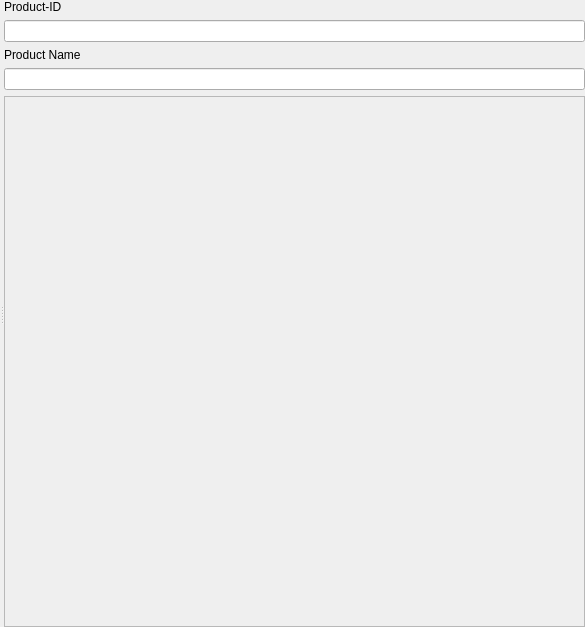
<?xml version="1.0" encoding="UTF-8"?>
<ui version="4.0">
 <class>CProductLicensingInfoGuiComp</class>
 <widget class="QWidget" name="CProductLicensingInfoGuiComp">
  <property name="geometry">
   <rect>
    <x>0</x>
    <y>0</y>
    <width>585</width>
    <height>627</height>
   </rect>
  </property>
  <property name="windowTitle">
   <string>Product Licensing</string>
  </property>
  <layout class="QHBoxLayout" name="horizontalLayout">
   <property name="spacing">
    <number>0</number>
   </property>
   <property name="leftMargin">
    <number>0</number>
   </property>
   <property name="topMargin">
    <number>0</number>
   </property>
   <property name="rightMargin">
    <number>0</number>
   </property>
   <property name="bottomMargin">
    <number>0</number>
   </property>
   <item>
    <widget class="QSplitter" name="splitter">
     <property name="orientation">
      <enum>Qt::Horizontal</enum>
     </property>
     <widget class="QWidget" name="Licenses" native="true">
      <property name="sizePolicy">
       <sizepolicy hsizetype="Expanding" vsizetype="Preferred">
        <horstretch>0</horstretch>
        <verstretch>0</verstretch>
       </sizepolicy>
      </property>
      <layout class="QVBoxLayout" name="verticalLayout">
       <property name="spacing">
        <number>0</number>
       </property>
       <property name="leftMargin">
        <number>0</number>
       </property>
       <property name="topMargin">
        <number>0</number>
       </property>
       <property name="rightMargin">
        <number>0</number>
       </property>
       <property name="bottomMargin">
        <number>0</number>
       </property>
      </layout>
     </widget>
     <widget class="QWidget" name="RightPanel" native="true">
      <property name="sizePolicy">
       <sizepolicy hsizetype="Expanding" vsizetype="Preferred">
        <horstretch>0</horstretch>
        <verstretch>0</verstretch>
       </sizepolicy>
      </property>
      <layout class="QVBoxLayout" name="verticalLayout_2">
       <property name="leftMargin">
        <number>0</number>
       </property>
       <property name="topMargin">
        <number>0</number>
       </property>
       <property name="rightMargin">
        <number>0</number>
       </property>
       <property name="bottomMargin">
        <number>0</number>
       </property>
       <item>
        <widget class="QLabel" name="label_2">
         <property name="sizePolicy">
          <sizepolicy hsizetype="Preferred" vsizetype="Maximum">
           <horstretch>0</horstretch>
           <verstretch>0</verstretch>
          </sizepolicy>
         </property>
         <property name="text">
          <string>Product-ID</string>
         </property>
        </widget>
       </item>
       <item>
        <widget class="QLineEdit" name="ProductIdEdit">
         <property name="sizePolicy">
          <sizepolicy hsizetype="Expanding" vsizetype="Maximum">
           <horstretch>0</horstretch>
           <verstretch>0</verstretch>
          </sizepolicy>
         </property>
        </widget>
       </item>
       <item>
        <widget class="QLabel" name="label">
         <property name="sizePolicy">
          <sizepolicy hsizetype="Preferred" vsizetype="Maximum">
           <horstretch>0</horstretch>
           <verstretch>0</verstretch>
          </sizepolicy>
         </property>
         <property name="text">
          <string>Product Name</string>
         </property>
        </widget>
       </item>
       <item>
        <widget class="QLineEdit" name="ProductNameEdit"/>
       </item>
       <item>
        <widget class="QFrame" name="Features">
         <property name="frameShape">
          <enum>QFrame::StyledPanel</enum>
         </property>
         <property name="frameShadow">
          <enum>QFrame::Raised</enum>
         </property>
         <layout class="QVBoxLayout" name="verticalLayout_3">
          <property name="spacing">
           <number>0</number>
          </property>
          <property name="leftMargin">
           <number>0</number>
          </property>
          <property name="topMargin">
           <number>0</number>
          </property>
          <property name="rightMargin">
           <number>0</number>
          </property>
          <property name="bottomMargin">
           <number>0</number>
          </property>
         </layout>
        </widget>
       </item>
      </layout>
     </widget>
    </widget>
   </item>
  </layout>
 </widget>
 <resources/>
 <connections/>
</ui>
